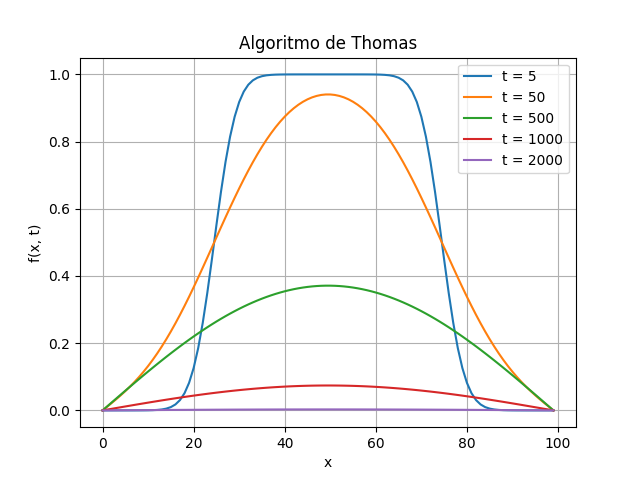

Recreate this plot in Python.
import copy
import numpy as np
import matplotlib.pyplot as plt


def thomas(aa, bb, cc, dd):
    a = copy.deepcopy(aa[1:-1])
    b = copy.deepcopy(bb[1:-1])
    c = copy.deepcopy(cc[1:-1])
    d = copy.deepcopy(dd[1:-1])
    a[0] = 0
    c[-1] = 0

    n = len(d)
    # Trata os casos das primeiras linhas
    c[0] /= b[0]
    d[0] /= b[0]

    # Fazendo a substituição no resto das linhas
    for i in range(1, n):
        ptemp = b[i] - (a[i] * c[i - 1])
        c[i] /= ptemp
        d[i] = (d[i] - (a[i] * d[i - 1])) / ptemp

    # Atribuindo valor aos x em ordem inversa
    x = np.zeros(n)
    x[-1] = d[-1]
    for i in range(-2, -n - 1, -1):
        x[i] = d[i] - (c[i] * x[i + 1])

    x = np.append(x, dd[-1])
    x = np.append(dd[0], x)
    return x


k = .4
dx = 1
dt = .25
xf = 100
tf = [5, 50, 500, 1000, 2000]
x = np.arange(0, xf, dx)


a = np.ones(len(x)) * (-k)
c = np.ones(len(x)) * (-k)
b = np.ones(len(x)) * (1 + (2 * k))
d = np.zeros(len(x))
d[int(len(d) / 4):int((3 * len(d)) / 4)] = 1.

for time in tf:
    t = np.arange(0, time, dt)
    for ti in t:
        y = thomas(a, b, c, d)
        d = y
    plt.plot(x, d, label=f't = {time}')

plt.grid()
plt.legend()
plt.title('Algoritmo de Thomas')
plt.ylabel('f(x, t)')
plt.xlabel('x')
plt.savefig('thomas.png')



